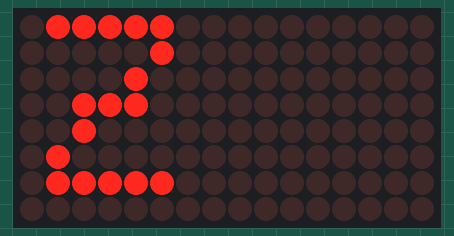
Simulated run of this sketch. Board: Arduino Uno, built with avr-gcc and run on an emulated ATmega328P. Shown: 16×8 LED matrix. What the sketch prints to the serial monitor is not drawn.

Above: at 0.17 s.
At 1.12 s:
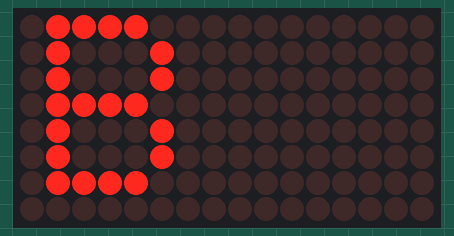
At 2.07 s:
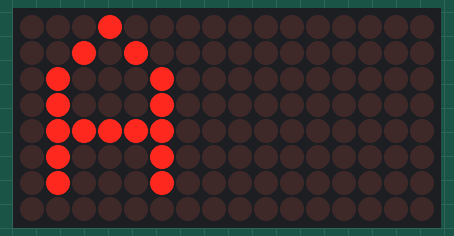

The sketch:

matrix.ino
```cpp
//We always have to include the library
#include "LedControlMS.h"

/*
 Now we need a LedControl to work with.
 ***** These pin numbers will probably not work with your hardware *****
 pin 12 is connected to the DataIn
 pin 11 is connected to the CLK
 pin 10 is connected to LOAD
 We have only a single MAX72XX.
 */
#define NBR_MTX 2
LedControl lc=LedControl(12,11,10, NBR_MTX);

String digits= "1234567890";
int digitCounter=0;
/* we always wait a bit between updates of the display */
unsigned long delaytime=300;


void setup() {
  /*
   The MAX72XX is in power-saving mode on startup,
   we have to do a wakeup call
   */
  Serial.begin (9600);
  Serial.println("Setup");
  digitCounter=0;
  for (int i=0; i< NBR_MTX; i++){
    lc.shutdown(i,false);
  /* Set the brightness to a medium values */
    lc.setIntensity(i,8);
  /* and clear the display */
    lc.clearDisplay(i);
  }

}


void loop() {
  lc.writeString(0,"ZOUBIDA");
  // KEKETTE
  /*
  lc.setLed(0,7,2,true);
  lc.setLed(0,7,1,true);
  lc.setLed(0,7,0,true);
  //delay(10);
  lc.setLed(0,6,2,true);
  lc.setLed(0,5,3,true);
  lc.setLed(0,5,2,true);
  //delay(10);
  //delay(10);
  lc.setLed(0,5,1,true);
  //delay(10);
  lc.setLed(0,5,0,true);
  //delay(10);

  //delay(10);
  lc.setLed(0,5,4,true);
  //delay(10);
  lc.setLed(0,5,5,true);
  lc.setLed(0,5,6,true);
  lc.setLed(0,4,7,true);
  lc.setLed(0,3,7,true);
  lc.setLed(0,2,6,true);
  lc.setLed(0,2,5,true);
  lc.setLed(0,2,4,true);
  lc.setLed(0,2,3,true);
  lc.setLed(0,2,2,true);
  lc.setLed(0,2,1,true);
  lc.setLed(0,2,0,true);
  lc.setLed(0,1,2,true);
  lc.setLed(0,0,2,true);
  lc.setLed(0,0,1,true);
  lc.setLed(0,0,0,true);
  lc.setLed(0,3,5,true);
  lc.setLed(0,4,5,true);
  //delay(10);
/*
  delay(1000);

  // clear all

  lc.setLed(0,6,5,false);
  //delay(10);
  lc.setLed(0,6,2,false);
  //delay(10);
  lc.setLed(0,3,6,false);
  //delay(10);
  lc.setLed(0,3,1,false);
  //delay(10);
  lc.setLed(0,2,5,false);
  //delay(10);
  lc.setLed(0,2,2,false);
  //delay(10);
  lc.setLed(0,2,4,false);
  //delay(10);
  lc.setLed(0,2,3,false);
  //delay(10);

  // fin clear

  lc.setLed(0,6,5,true);
  //delay(10);
  lc.setLed(0,6,2,true);
  //delay(10);
  lc.setLed(0,2,6,true);
  //delay(10);
  lc.setLed(0,2,1,true);
  //delay(10);
  lc.setLed(0,2,5,true);
  //delay(10);
  lc.setLed(0,2,2,true);
  //delay(10);
  lc.setLed(0,2,4,true);
  //delay(10);
  lc.setLed(0,2,3,true);
  //delay(10);

  delay(1000);

  //clear all
  lc.setLed(0,6,5,false);
  //delay(10);
  lc.setLed(0,6,2,false);
  //delay(10);
  lc.setLed(0,2,6,false);
  //delay(10);
  lc.setLed(0,2,1,false);
  //delay(10);
  lc.setLed(0,2,5,false);
  //delay(10);
  lc.setLed(0,2,2,false);
  //delay(10);
  lc.setLed(0,2,4,false);
  //delay(10);
  lc.setLed(0,2,3,false);
  //delay(10);
  // fin clear
*/


}
```

Measured:
- by itself, everything shown: repeats every 2.2 s, in 7 steps
